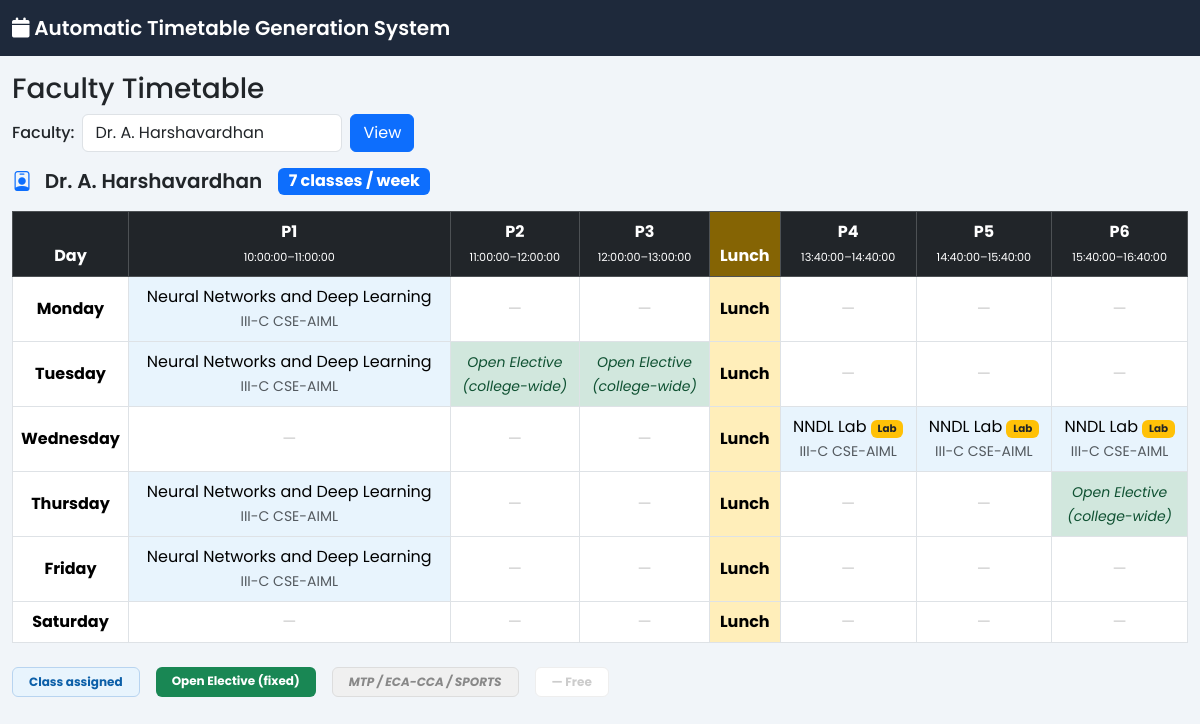
The page /admin/view_faculty_timetable.php (signed in) on the database its author committed.
### tables this page shows
CREATE TABLE `faculty` (
  `faculty_id` int(11) NOT NULL,
  `name` varchar(100) NOT NULL,
  `email` varchar(100) DEFAULT NULL,
  `max_lectures_per_day` int(11) NOT NULL
);

CREATE TABLE `timeslots` (
  `timeslot_id` int(11) NOT NULL,
  `day` enum('Monday','Tuesday','Wednesday','Thursday','Friday','Saturday') NOT NULL,
  `period_no` int(11) NOT NULL,
  `start_time` time NOT NULL,
  `end_time` time NOT NULL
);

CREATE TABLE `sections` (
  `section_id` int(11) NOT NULL,
  `section_name` varchar(50) NOT NULL
);

### admin/view_faculty_timetable.php (the view, shortened to what this page needs)
<?php
include("../config/db.php");
include("../layout/header.php");
$conn->query("
    CREATE TABLE IF NOT EXISTS open_elective_slot (
        id INT NOT NULL AUTO_INCREMENT PRIMARY KEY,
        timeslot_id INT NOT NULL,
        created_at TIMESTAMP DEFAULT CURRENT_TIMESTAMP,
        UNIQUE KEY uq_ts (timeslot_id)
    )
");
$allFaculty = $conn->query("SELECT faculty_id, name FROM faculty ORDER BY name");
$faculty_id = (int)($_GET['faculty_id'] ?? 0);
if (!$faculty_id) {
    $allFaculty->data_seek(0);
    $first = $allFaculty->fetch_assoc();
    if ($first) $faculty_id = (int)$first['faculty_id'];
    $allFaculty->data_seek(0);
}
$timetable  = [];
$rawSubject = [];
if ($faculty_id) {
    $stmt = $conn->prepare("
        SELECT  ts.day,
                ts.period_no,
                s.subject_name,
                s.is_lab,
                sec.section_name
        FROM    timetable_faculty tf
        JOIN    timetable  t   ON t.timetable_id  = tf.timetable_id
        JOIN    timeslots  ts  ON ts.timeslot_id  = t.timeslot_id
        JOIN    subjects   s   ON s.subject_id    = t.subject_id
        JOIN    sections   sec ON sec.section_id  = t.section_id
        WHERE   tf.faculty_id = ?
        ORDER BY FIELD(ts.day,'Monday','Tuesday','Wednesday',
                              'Thursday','Friday','Saturday'), ts.period_no
    ");
    $stmt->bind_param("i", $faculty_id);
    $stmt->execute();
    $result = $stmt->get_result();
    while ($row = $result->fetch_assoc()) {
        $d = $row['day'];
        $p = (int)$row['period_no'];
        $subName = $row['subject_name'];
        $secName = $row['section_name'];
        $isLab   = (int)$row['is_lab'];
        $cell  = htmlspecialchars($subName);
        if ($isLab)
            $cell .= ' <span class="badge bg-warning text-dark" style="font-size:.65rem;">Lab</span>';
        $cell .= '<br><small class="text-muted">' . htmlspecialchars($secName) . '</small>';
        if (isset($timetable[$d][$p])) {
            $timetable[$d][$p]  .= '<hr class="my-1">' . $cell;
        } else {
            $timetable[$d][$p]   = $cell;
        }
        $rawSubject[$d][$p] = strtolower(trim($subName));
    }
}
$oeSlots = [];
$r = $conn->query("
    SELECT ts.day, ts.period_no
    FROM   open_elective_slot oe
    JOIN   timeslots ts ON ts.timeslot_id = oe.timeslot_id
    ORDER  BY ts.day, ts.period_no
");
while ($row = $r->fetch_assoc()) $oeSlots[] = $row;
$oeSet = [];
foreach ($oeSlots as $s)
    $oeSet[$s['day'] . '_' . (int)$s['period_no']] = true;
$fillerNames = ['mtp', 'eca/cca', 'sports'];
$days        = ['Monday','Tuesday','Wednesday','Thursday','Friday','Saturday'];
$periodData = [];
$rp = $conn->query(
    "SELECT DISTINCT period_no, start_time, end_time FROM timeslots ORDER BY period_no");
while ($row = $rp->fetch_assoc()) {
    [$sh,$sm] = explode(':', $row['start_time']);
    [$eh,$em] = explode(':', $row['end_time']);
    $periodData[(int)$row['period_no']] = [
        'start' => (int)$sh*60+(int)$sm,
        'end'   => (int)$eh*60+(int)$em,
        'label' => $row['start_time'] . '–' . $row['end_time'],
    ];
}
ksort($periodData);
$allPeriods = array_keys($periodData);
$maxGap = 0; $gapAfter = -1;
for ($i = 0; $i < count($allPeriods)-1; $i++) {
    $gap = $periodData[$allPeriods[$i+1]]['start'] - $periodData[$allPeriods[$i]]['end'];
    if ($gap > $maxGap) { $maxGap = $gap; $gapAfter = $i; }
}
$beforeLunch = []; $afterLunch = [];
if ($gapAfter >= 0 && $maxGap > 10) {
    $beforeLunch = array_slice($allPeriods, 0, $gapAfter + 1);
    $afterLunch  = array_slice($allPeriods, $gapAfter + 1);
} else {
    $half = (int)ceil(count($allPeriods) / 2);
    $beforeLunch = array_slice($allPeriods, 0, $half);
    $afterLunch  = array_slice($allPeriods, $half);
}
$facultyName = '';
if ($faculty_id) {
    $r = $conn->query(
        "SELECT name FROM faculty WHERE faculty_id = $faculty_id LIMIT 1");
    if ($r && $r->num_rows > 0) $facultyName = $r->fetch_assoc()['name'];
}
$totalClasses = 0;
foreach ($timetable as $dayData)
    $totalClasses += count($dayData);
?>
<link rel="stylesheet"
      href="https://cdn.jsdelivr.net/npm/bootstrap-icons@1.11.3/font/bootstrap-icons.min.css">
<div class="container-fluid">
<h3 class="mt-3">Faculty Timetable</h3>
<form method="GET" class="mb-3 d-flex align-items-center gap-2 flex-wrap">
    <label class="fw-medium mb-0">Faculty:</label>
    <select name="faculty_id" class="form-control d-inline" style="width:260px"
            onchange="this.form.submit()">
        <?php
        $allFaculty->data_seek(0);
        while ($fac = $allFaculty->fetch_assoc()):
            $sel = ($fac['faculty_id'] == $faculty_id) ? 'selected' : '';
            echo "<option value='{$fac['faculty_id']}' $sel>"
               . htmlspecialchars($fac['name'])
               . "</option>";
        endwhile;
        ?>
    </select>
    <button class="btn btn-primary">View</button>
</form>
<?php if ($facultyName): ?>
<div class="d-flex align-items-center gap-3 mb-3 flex-wrap">
    <h5 class="mb-0 fw-semibold">
        <i class="bi bi-person-badge me-2 text-primary"></i>
        <?= htmlspecialchars($facultyName) ?>
    </h5>
    <span class="badge bg-primary fs-6"><?= $totalClasses ?> classes / week</span>
</div>
<?php endif; ?>
<?php if (!$faculty_id || empty($timetable)): ?>
<div class="alert alert-info">
    <?= $faculty_id
        ? 'No classes assigned to this faculty yet. Generate the timetable first.'
        : 'Please select a faculty member.' ?>
</div>
<?php else: ?>
<div class="table-responsive">
<table class="table table-bordered text-center align-middle">
<thead class="table-dark">
<tr>
    <th style="width:100px">Day</th>
    <?php
    $pNum = 1;
    foreach ($beforeLunch as $p):
    ?>
    <th>P<?= $pNum++ ?><br><small style="font-weight:400;font-size:.7rem;">
        <?= $periodData[$p]['label'] ?></small></th>
    <?php endforeach; ?>
    <th style="background:#856404;color:#fff;">Lunch</th>
    <?php foreach ($afterLunch as $p): ?>
    <th>P<?= $pNum++ ?><br><small style="font-weight:400;font-size:.7rem;">
        <?= $periodData[$p]['label'] ?></small></th>
    <?php endforeach; ?>
</tr>
</thead>
<tbody>
<?php foreach ($days as $day): ?>
<tr>
    <td><b><?= $day ?></b></td>
    <?php foreach ($beforeLunch as $p):
        $key      = $day . '_' . $p;
        $isOE     = isset($oeSet[$key]);
        $cell     = $timetable[$day][$p] ?? '';
        if ($isOE):
    ?>
        <td style="background:#d1e7dd;color:#0f5132;font-style:italic;">
            <small>Open Elective<br>(college-wide)</small>
        </td>
    <?php elseif ($cell): ?>
        <td style="background:#e8f4fd;"><?= $cell ?></td>
    <?php else: ?>
        <td style="color:#ccc;">—</td>
    <?php endif; ?>
    <?php endforeach; ?>
    <td style="background:#ffeeba;"><b>Lunch</b></td>
    <?php foreach ($afterLunch as $p):
        $key      = $day . '_' . $p;
        $isOE     = isset($oeSet[$key]);
        $subName  = $rawSubject[$day][$p] ?? '';
        $isFiller = in_array($subName, $fillerNames, true);
        $cell     = $timetable[$day][$p] ?? '';
        if ($isOE):
    ?>
        <td style="background:#d1e7dd;color:#0f5132;font-style:italic;">
            <small>Open Elective<br>(college-wide)</small>
        </td>
    <?php elseif ($isFiller): ?>
        <td style="background:#f0f0f0;color:#aaa;font-style:italic;">
            <?= htmlspecialchars(ucfirst($subName)) ?>
        </td>
    <?php elseif ($cell): ?>
        <td style="background:#e8f4fd;"><?= $cell ?></td>
    <?php else: ?>
        <td style="color:#ccc;">—</td>
    <?php endif; ?>
    <?php endforeach; ?>
</tr>
<?php endforeach; ?>
</tbody>
</table>
</div>
<div class="d-flex gap-3 mt-2 flex-wrap">
    <span class="badge px-3 py-2" style="background:#e8f4fd;color:#0c5fa8;border:1px solid #b8d4f0;">
        Class assigned
    </span>
    <span class="badge bg-success px-3 py-2">Open Elective (fixed)</span>
    <span class="badge px-3 py-2"
          style="background:#f0f0f0;color:#888;border:1px solid #ddd;font-style:italic;">
        MTP / ECA-CCA / SPORTS
    </span>
    <span class="badge px-3 py-2"
          style="background:#fff;color:#ccc;border:1px solid #eee;">
        — Free
    </span>
</div>
<?php endif; ?>
</div>
<?php include("../layout/footer.php"); ?>

### layout/header.php (style rules this page uses)
body { font-family:'Poppins',sans-serif; background:#f1f5f9; }

### rows shown on the page
faculty: name "Dr. A. Harshavardhan"
timeslots: cell "Neural Networks and Deep Learning"
sections: section_name "III-C CSE-AIML"
timeslots: cell "Neural Networks and Deep Learning"
timeslots: cell "NNDL Lab"
timeslots: cell "NNDL Lab"
timeslots: cell "NNDL Lab"
timeslots: cell "Neural Networks and Deep Learning"
timeslots: cell "Neural Networks and Deep Learning"

### other values the page prints
$totalClasses "7"
$periodData[$p]['label'] "10:00:00–11:00:00"
$periodData[$p]['label'] "11:00:00–12:00:00"
$periodData[$p]['label'] "12:00:00–13:00:00"
$periodData[$p]['label'] "13:40:00–14:40:00"
$periodData[$p]['label'] "14:40:00–15:40:00"
$periodData[$p]['label'] "15:40:00–16:40:00"
$day "Monday"
$day "Tuesday"
$day "Wednesday"
$day "Thursday"
$day "Friday"
$day "Saturday"
form field faculty_id "Dr. A. Harshavardhan"
